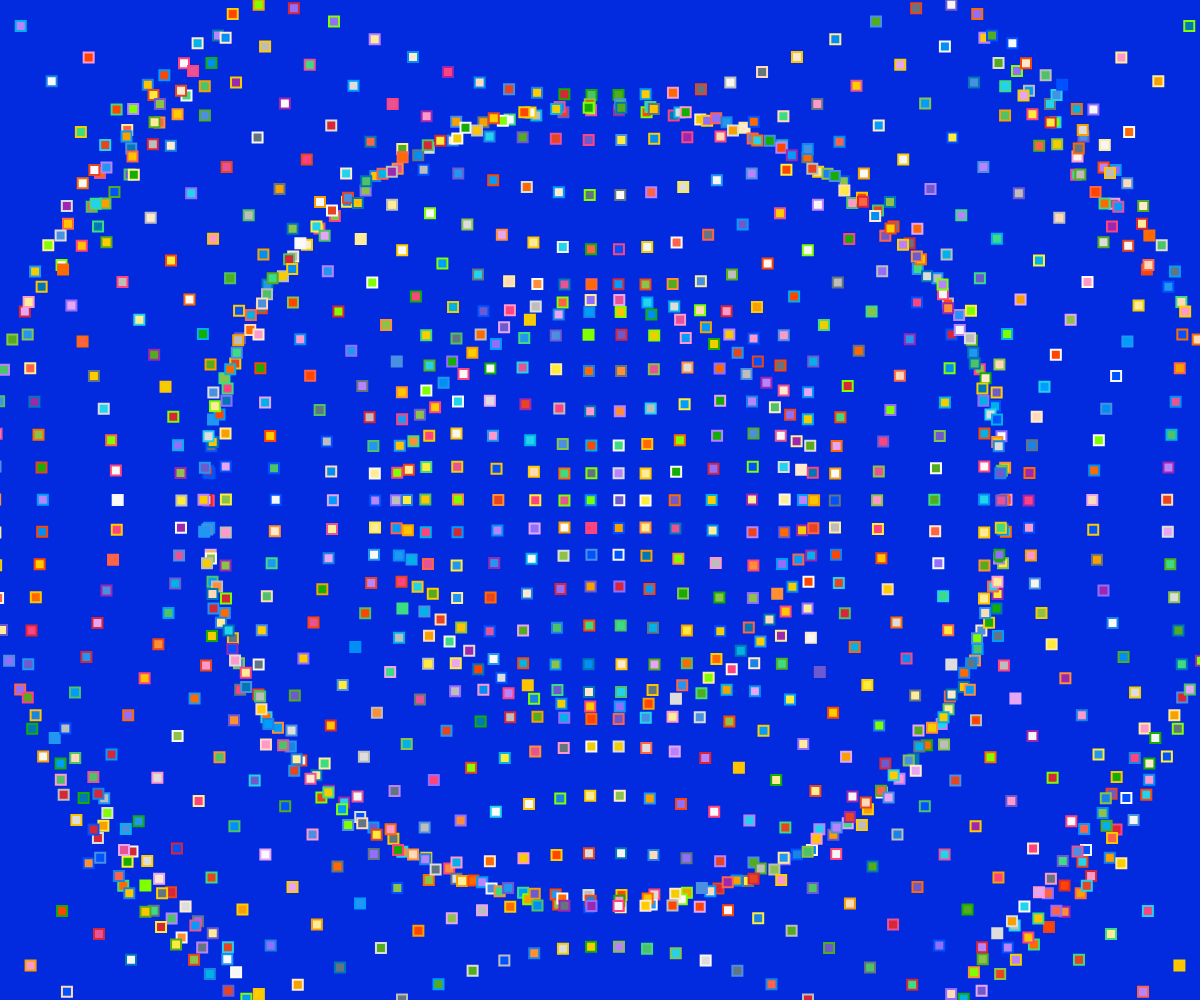
Frame 1 (no input)
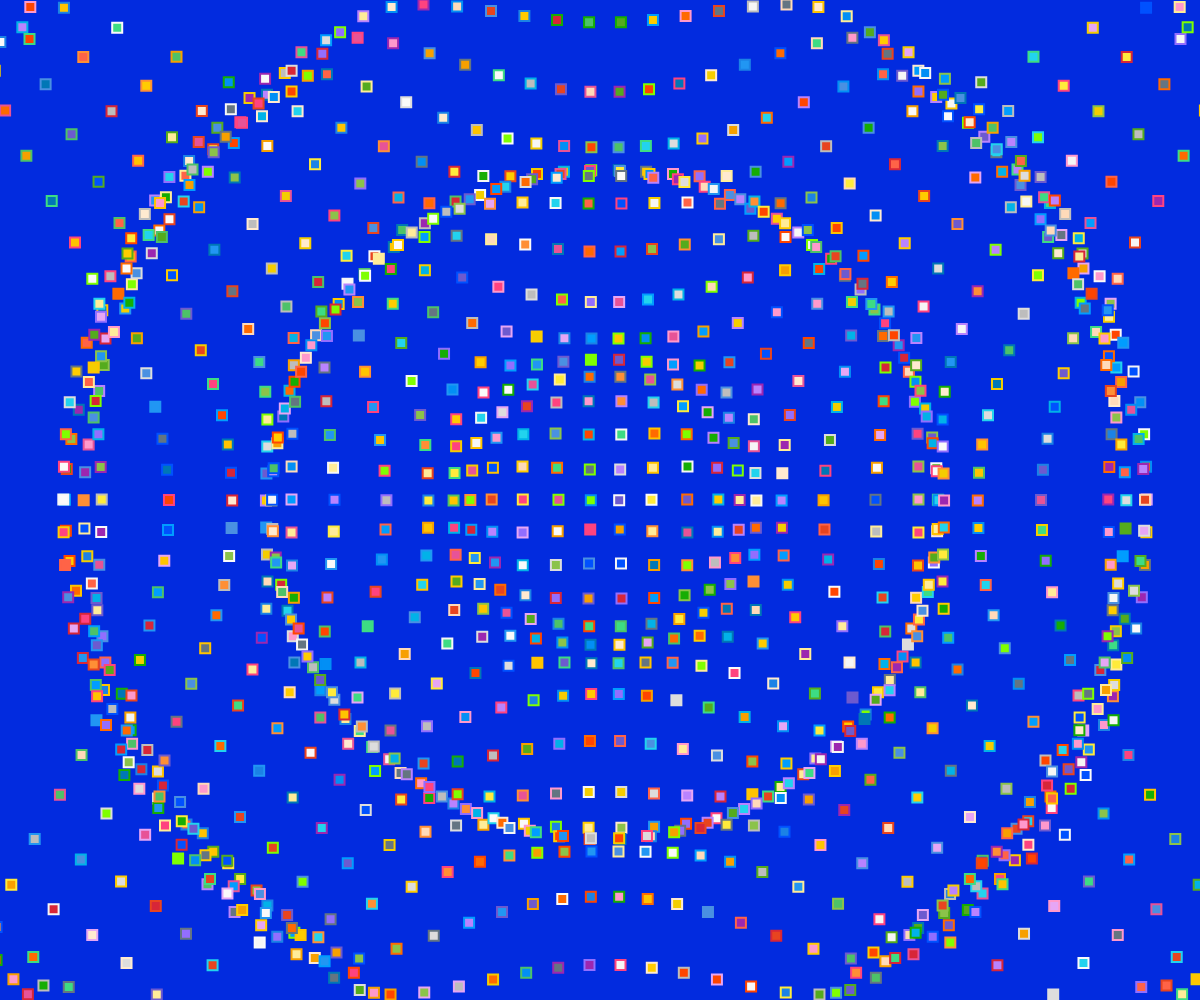
Frame 60 (no input)
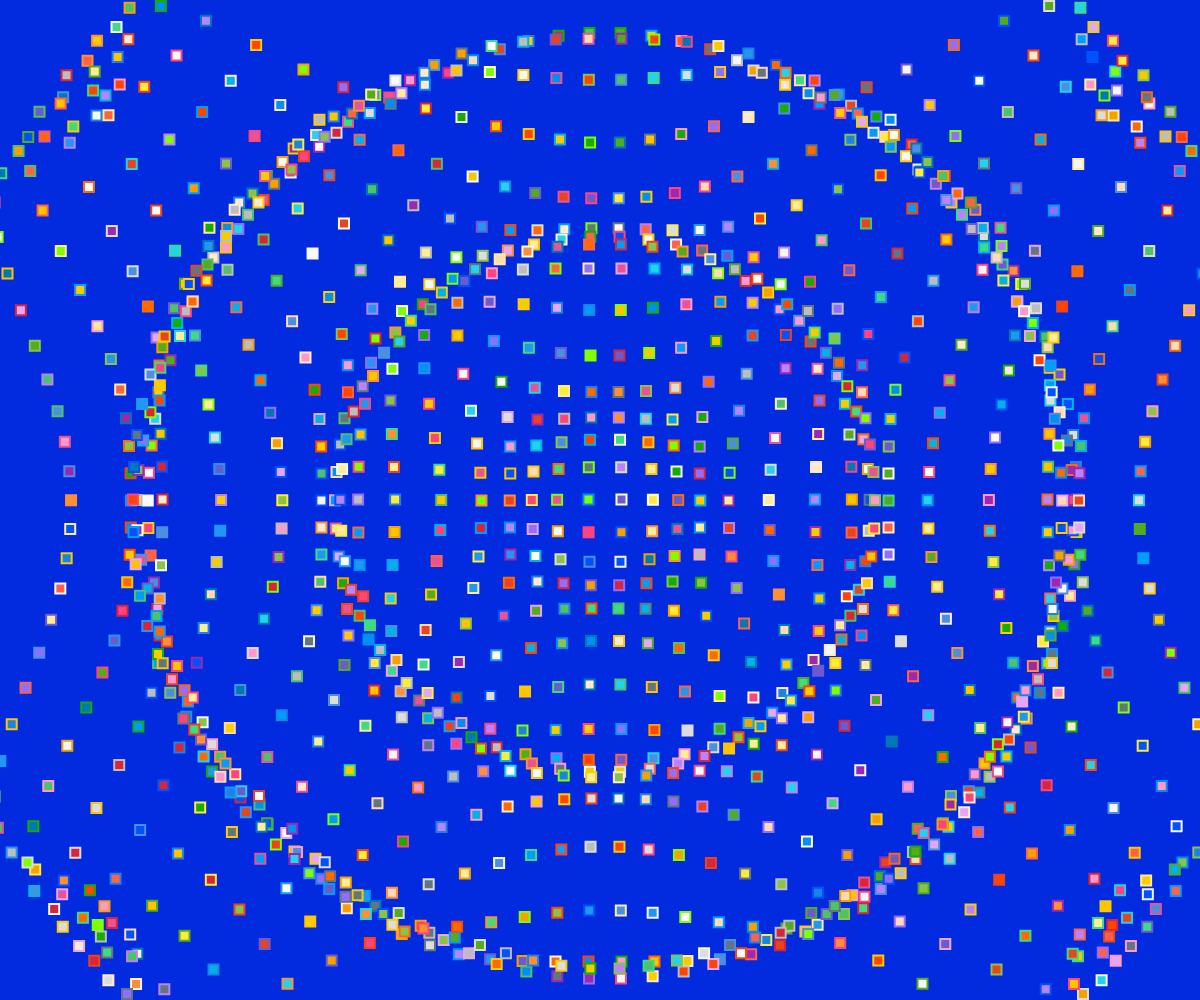
Frame 120 (the mouse pressed at the canvas centre since frame 60)

The p5.js sketch that drew these frames (run headless with seeded random() and noise() and a simulated clock; from frame 60 on, the mouse is pressed at the canvas centre):

// p5.js sketch
// ── sketch.js
const colours = [
  "#009dff",
  "#ff4500",
  "#ffc400",
  "#8bc34a",
  "#0051ff",
  "#926eff",
  "#bdbdbd",
  "#e75397",
  "#01b2e8",
  "#e8441f",
  "#ff6a00",
  "#f7a000",
  "#f4cd00",
  "#54ab1d",
  "#1b82e6",
  "#6d5acf",
  "#dddddd",
  "#ff437f",
  "#ff8f35",
  "#4dc268",
  "#647582",
  "#f6f6f6",
  "#028ff5",
  "#ff99cc",
  "#22d3ee",
  "#15ad03",
  "#ff6347",
  "#ffec99",
  "#7fff00",
  "#0077b6",
  "#b983ff",
  "#fafafa",
  "#ffcc00",
  "#3ddc84",
  "#9c27b0",
  "#e6a6f5",
  "#ffdab9",
  "#4a90e2",
  "#ffead0",
  "#d72638",
  "#ffeb3b",
  "#2196f3",
];

class Dot {
  constructor(x, y, angle, speed, scl) {
    this.pos = createVector(x, y);
    this.center = createVector(width / 2, height / 2);
    this.dir = p5.Vector.sub(this.center, this.pos);
    this.maxMag = scl * this.dir.mag();
    this.angle = angle;
    this.speed = speed;
    this.color = random(colours);
    this.stroke = random(colours);
  }

  update() {
    this.oscillation = this.maxMag * sin(this.angle);
    this.oscillationDir = this.dir.copy().setMag(this.oscillation);
    this.newPos = p5.Vector.add(this.pos, this.oscillationDir);

    this.angle += this.speed;
  }

  display() {
    fill(this.color);
    strokeWeight(2);
    stroke(this.stroke);
    rect(this.newPos.x, this.newPos.y, 10);
  }
}

let dots = [];
let cols, rows;
let size = 30;
let margin = 30;
let speed = 0.035;
let scl = 0.1;

window.setup = () => {
  createCanvas(windowWidth, windowHeight);
  cols = (width - margin * 2) / size;
  rows = (height - margin * 2) / size;

  for (let i = 0; i < cols; i++) {
    dots[i] = [];
    for (let j = 0; j < rows; j++) {
      let x = margin + size / 2 + i * size;
      let y = margin + size / 2 + j * size;
      let distance = dist(x, y, width / 2, height / 2);
      let angle = map(distance, 0, width / 2, 0, TWO_PI * 3);
      dots[i][j] = new Dot(x, y, angle, speed, scl);
    }
  }
};

window.draw = () => {
  background("#022bdf");

  for (let i = 0; i < cols; i++) {
    for (let j = 0; j < rows; j++) {
      dots[i][j].update();
      dots[i][j].display();
    }
  }
};
